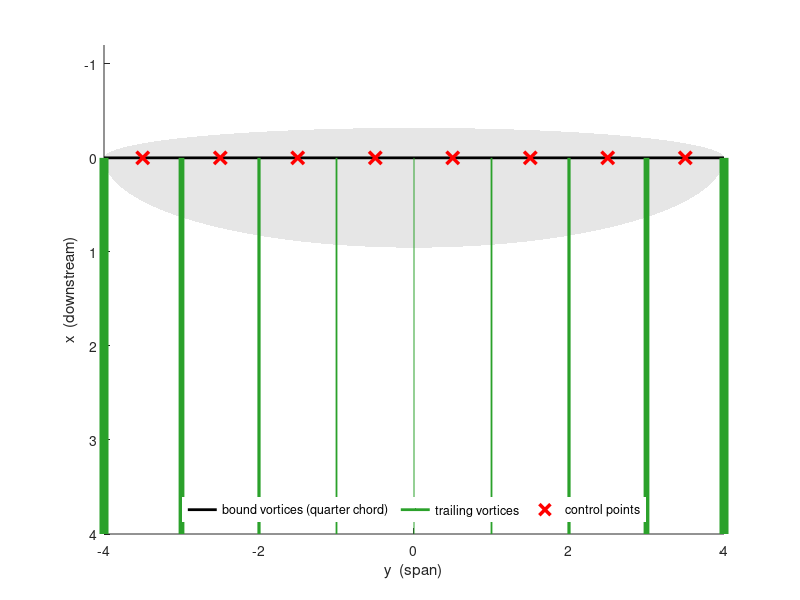

Write MATLAB code to recreate this figure. (Note: this script raises an error after producing the figure.)
%% Prandtl's lifting line

%
% Here we get the circultation of wing and work out the downwash, the
% effective angle, the lift, the induced drag, and the twist the wing must have.
%
% Lines marked "% Fill in" are the equations you write.  The script will not run until
% every one of them is filled in.

clear; close all

U  = 1;  rho = 1;     % freestream speed, density
B  = 8;  AR  = 8;     % span, aspect ratio
S  = B^2/AR;          % wing area
CL = 0.5;             % lift coefficient the wing has to carry

%% 1. The wing is a row of horseshoe vortices

N  = 8;
ye = linspace(-B/2, B/2, N + 1);          % panel edges    -> trailing vortices
yc = (ye(1:end-1) + ye(2:end))/2;         % panel centres  -> control points
fprintf('edges   '); fprintf('%6.2f', ye); fprintf('\n');
fprintf('centres '); fprintf('%6.2f', yc); fprintf('\n\n');

G  = sqrt(1 - (2*yc/B).^2);               % some loading
dG = diff([0 G 0]);   % Fill in:  strength shed at each edge, tips included

% draw it, each trailing vortex as thick as the circulation it sheds
ys = linspace(-B/2, B/2, 300);
cs = 4*S/(pi*B)*sqrt(1 - (2*ys/B).^2);    % an elliptic planform, for the picture
green = [0.17 0.63 0.17];
figure('Color', 'w', 'Position', [100 100 900 450]); hold on
fill([ys fliplr(ys)], [-0.25*cs fliplr(0.75*cs)], 0.9*[1 1 1], 'EdgeColor', 'none', 'HandleVisibility', 'off')
plot([-B/2 B/2], [0 0], 'k-', 'LineWidth', 2, 'DisplayName', 'bound vortices (quarter chord)')
for j = 1:N+1
    plot([ye(j) ye(j)], [0 4], 'Color', green, 'LineWidth', 0.5 + 6*abs(dG(j))/max(abs(dG)), ...
         'HandleVisibility', 'off')
end
plot(nan, nan, 'Color', green, 'LineWidth', 2, 'DisplayName', 'trailing vortices')
plot(yc, 0*yc, 'rx', 'MarkerSize', 9, 'LineWidth', 2.5, 'DisplayName', 'control points')
set(gca, 'YDir', 'reverse'); ylim([-1.2 4])     % downstream is down the page
xlabel('y  (span)'); ylabel('x  (downstream)')
legend('Location', 'south', 'Orientation', 'horizontal', 'Box', 'off')

%% 2. Downwash, lift and induced drag of three loadings
% Each trailing vortex is semi-infinite, so it induces HALF what a full line vortex would:
%   w(y_i) = sum_j  dGamma_j / (4 pi (y_i - y_j))
% Vortices on edges, downwash at centres, so y_i = y_j never happens (the 1/4-3/4 trick again).
%   L   = rho U int Gamma dy   ->  C_L  = 2 int Gamma dy / (U S)
%   D_i = rho int Gamma w dy   ->  C_Di = 2 int Gamma w dy / (U^2 S)
names  = {'elliptic', 'root-loaded', 'tip-loaded'};
shapes = {@(e) sqrt(1 - e.^2), ...
          @(e) 1 - e.^2, ...
          @(e) sqrt(1 - e.^2).*(1 + 0.6*(2*e.^2 - 1))};

N  = 200;
ye = linspace(-B/2, B/2, N + 1);
yc = (ye(1:end-1) + ye(2:end))/2;
dy = diff(ye);
m  = abs(yc) < 0.95*B/2;       % the outermost panels can't resolve the square-root tip: don't plot them

Gs = zeros(3, N);  ws = zeros(3, N);  CLs = zeros(1, 3);  CDs = zeros(1, 3);
for k = 1:3
    G = shapes{k}(2*yc/B);
    G = G*0.5*CL*U*S/sum(G.*dy);          % scale it so the wing carries C_L

    dG = diff([0 G 0]);   % Fill in:  strength shed at each edge
    w  = zeros(1, N);
    for i = 1:N
        w(i) = sum(dG./(4*pi*(yc(xi) - ye)));   % Fill in: Downwash at each point on span
    end

    CLs(k) = 2*sum(G.*dy)/(U*S);   % Fill in - Cl
    CDs(k) = 2*sum(G.*w.*dy)/(U^2*S);   % Fill in - Cdi
    Gs(k,:) = G;  ws(k,:) = w;
end

% the elliptic wing: both classical results
fprintf('alpha_i at the root   %.4f deg\n', rad2deg(ws(1,N/2)/U));
fprintf('C_L / (pi AR)         %.4f deg\n\n', rad2deg(CLs(1)/(pi*AR)));
fprintf('C_Di                  %.5f\n', CDs(1));
fprintf('C_L^2 / (pi AR)       %.5f\n\n', CLs(1)^2/(pi*AR));

%% 3. So what wing is this?
% A thin airfoil at alpha_eff has cl = 2 pi alpha_eff, and cl = 2 Gamma/(U c), so
%   alpha_eff = Gamma/(pi U c)        alpha = alpha_eff + alpha_i
% Hand over the elliptic Gamma and the twist comes out as an answer, not an input.
G = Gs(1,:);  w = ws(1,:);
c_ell = 4*S/(pi*B)*sqrt(1 - (2*yc/B).^2);         % elliptic planform
c_rec = S/B*ones(1, N);                           % rectangular planform, same area

figure('Color', 'w', 'Position', [150 100 1000 650])
subplot(2,2,1)
plot(2*yc/B, G, 'k-'); grid on
xlabel('y / (b/2)'); ylabel('\Gamma'); title(sprintf('elliptic loading, C_L = %.1f', CL))
subplot(2,2,2)
plot(2*yc(m)/B, rad2deg(w(m)/U), 'k-', [-1 1], rad2deg(CL/(pi*AR))*[1 1], 'r--'); grid on
ylim([0 2]); legend('code', 'C_L/\pi AR')
xlabel('y / (b/2)'); ylabel('\alpha_i (deg)'); title('downwash is the same everywhere')

planforms = {'elliptic planform', 'rectangular planform'};
chords    = {c_ell, c_rec};
for k = 1:2
    c = chords{k};
    a_eff = G./(pi*U*c);   % Fill in:  cl = 2 Gamma/(U c) = 2 pi alpha_eff
    a_geo = a_eff + w/U;   % Fill in:  geometric angle the strip must be set at
    subplot(2,2,3); hold on; plot(2*yc/B, c, 'DisplayName', planforms{k})
    subplot(2,2,4); hold on; plot(2*yc(m)/B, rad2deg(a_geo(m)), 'DisplayName', planforms{k})
    fprintf('%-22s alpha root %5.2f deg,  alpha at 95%% span %5.2f deg\n', ...
            planforms{k}, rad2deg(a_geo(N/2)), rad2deg(a_geo(find(m, 1, 'last'))));
end
subplot(2,2,3); grid on; ylim([0 1.5]); legend('Location', 'south')
xlabel('y / (b/2)'); ylabel('c'); title('chord')
subplot(2,2,4); grid on; legend('Location', 'south')
xlabel('y / (b/2)'); ylabel('\alpha (deg)'); title('twist needed for elliptic loading')

%% 4. Any other loading is worse
% Span efficiency: how far the induced drag sits above the elliptic value,
%   e = C_L^2 / (pi AR C_Di)
e = CLs.^2./(pi*AR*CDs);   % Fill in:  span efficiency

fprintf('\nloading         C_L      C_Di        e\n');
figure('Color', 'w', 'Position', [200 150 1300 400])
for k = 1:3
    fprintf('%-14s %6.3f   %.5f   %6.3f\n', names{k}, CLs(k), CDs(k), e(k));
    subplot(1,3,1); hold on; plot(2*yc/B, Gs(k,:), 'DisplayName', names{k})
    subplot(1,3,2); hold on; plot(2*yc(m)/B, rad2deg(ws(k,m)/U), 'DisplayName', names{k})
    subplot(1,3,3); hold on; plot(2*yc(m)/B, rho*Gs(k,m).*ws(k,m), ...    % dD_i/dy = rho Gamma w
                                  'DisplayName', sprintf('%s,  C_{D_i} = %.5f', names{k}, CDs(k)))
end
subplot(1,3,1); grid on; legend('Location', 'south')
xlabel('y / (b/2)'); ylabel('\Gamma'); title('same C_L, same area under each curve')
subplot(1,3,2); grid on; yline(0, 'k', 'HandleVisibility', 'off'); legend('Location', 'north')
xlabel('y / (b/2)'); ylabel('\alpha_i (deg)'); title('downwash')
subplot(1,3,3); grid on; yline(0, 'k', 'HandleVisibility', 'off'); legend('Location', 'north', 'FontSize', 8)
xlabel('y / (b/2)'); ylabel('dD_i/dy'); title('induced drag: C_{D_i} is the area')
